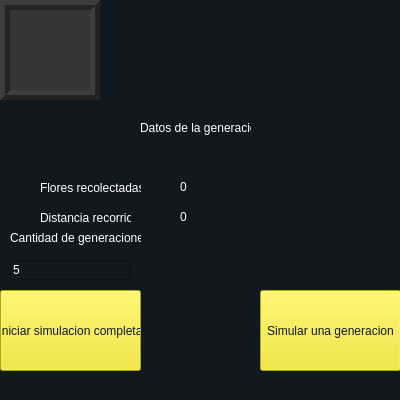
<?xml version="1.0" encoding="UTF-8"?>
<ui version="4.0">
 <class>MainWindow</class>
 <widget class="QMainWindow" name="MainWindow">
  <property name="geometry">
   <rect>
    <x>0</x>
    <y>0</y>
    <width>400</width>
    <height>400</height>
   </rect>
  </property>
  <property name="windowTitle">
   <string>Proyecto 3 Algoritmo genetico</string>
  </property>
  <property name="styleSheet">
   <string notr="true">background-color:rgb(16, 24, 32)</string>
  </property>
  <widget class="QWidget" name="centralwidget">
   <widget class="QFrame" name="frame">
    <property name="geometry">
     <rect>
      <x>0</x>
      <y>0</y>
      <width>100</width>
      <height>100</height>
     </rect>
    </property>
    <property name="styleSheet">
     <string notr="true">background-color:rgb(53, 53, 53)</string>
    </property>
    <property name="frameShape">
     <enum>QFrame::Box</enum>
    </property>
    <property name="frameShadow">
     <enum>QFrame::Raised</enum>
    </property>
    <property name="lineWidth">
     <number>5</number>
    </property>
   </widget>
   <widget class="QPushButton" name="pushButton">
    <property name="geometry">
     <rect>
      <x>0</x>
      <y>290</y>
      <width>141</width>
      <height>81</height>
     </rect>
    </property>
    <property name="styleSheet">
     <string notr="true">background-color:rgb(243, 231, 21);
color:rgb(16, 24, 32)</string>
    </property>
    <property name="text">
     <string>Iniciar simulacion completa</string>
    </property>
   </widget>
   <widget class="QPushButton" name="pushButton_3">
    <property name="geometry">
     <rect>
      <x>260</x>
      <y>290</y>
      <width>141</width>
      <height>81</height>
     </rect>
    </property>
    <property name="styleSheet">
     <string notr="true">background-color:rgb(243, 231, 21);
color:rgb(16, 24, 32)</string>
    </property>
    <property name="text">
     <string>Simular una generacion</string>
    </property>
   </widget>
   <widget class="QLabel" name="label">
    <property name="geometry">
     <rect>
      <x>40</x>
      <y>180</y>
      <width>101</width>
      <height>16</height>
     </rect>
    </property>
    <property name="styleSheet">
     <string notr="true">color:rgb(255, 255, 255)</string>
    </property>
    <property name="text">
     <string>Flores recolectadas</string>
    </property>
   </widget>
   <widget class="QLabel" name="label_2">
    <property name="geometry">
     <rect>
      <x>40</x>
      <y>210</y>
      <width>91</width>
      <height>16</height>
     </rect>
    </property>
    <property name="styleSheet">
     <string notr="true">color:rgb(255, 255, 255)</string>
    </property>
    <property name="text">
     <string>Distancia recorrida</string>
    </property>
   </widget>
   <widget class="QLabel" name="label_3">
    <property name="geometry">
     <rect>
      <x>140</x>
      <y>120</y>
      <width>111</width>
      <height>16</height>
     </rect>
    </property>
    <property name="styleSheet">
     <string notr="true">color:rgb(255, 255, 255)</string>
    </property>
    <property name="text">
     <string>Datos de la generacion</string>
    </property>
   </widget>
   <widget class="QLabel" name="label_4">
    <property name="geometry">
     <rect>
      <x>180</x>
      <y>180</y>
      <width>47</width>
      <height>13</height>
     </rect>
    </property>
    <property name="styleSheet">
     <string notr="true">color:rgb(255, 255, 255)</string>
    </property>
    <property name="text">
     <string>0</string>
    </property>
   </widget>
   <widget class="QLabel" name="label_5">
    <property name="geometry">
     <rect>
      <x>180</x>
      <y>210</y>
      <width>47</width>
      <height>13</height>
     </rect>
    </property>
    <property name="styleSheet">
     <string notr="true">color:rgb(255, 255, 255)</string>
    </property>
    <property name="text">
     <string>0</string>
    </property>
   </widget>
   <widget class="QLineEdit" name="lineEdit">
    <property name="geometry">
     <rect>
      <x>10</x>
      <y>260</y>
      <width>121</width>
      <height>20</height>
     </rect>
    </property>
    <property name="styleSheet">
     <string notr="true">color:rgb(255, 255, 255)</string>
    </property>
    <property name="text">
     <string>5</string>
    </property>
   </widget>
   <widget class="QLabel" name="label_6">
    <property name="geometry">
     <rect>
      <x>10</x>
      <y>230</y>
      <width>131</width>
      <height>16</height>
     </rect>
    </property>
    <property name="styleSheet">
     <string notr="true">color:rgb(255, 255, 255)</string>
    </property>
    <property name="text">
     <string>Cantidad de generaciones:</string>
    </property>
   </widget>
  </widget>
  <widget class="QStatusBar" name="statusbar"/>
 </widget>
 <resources/>
 <connections/>
</ui>
